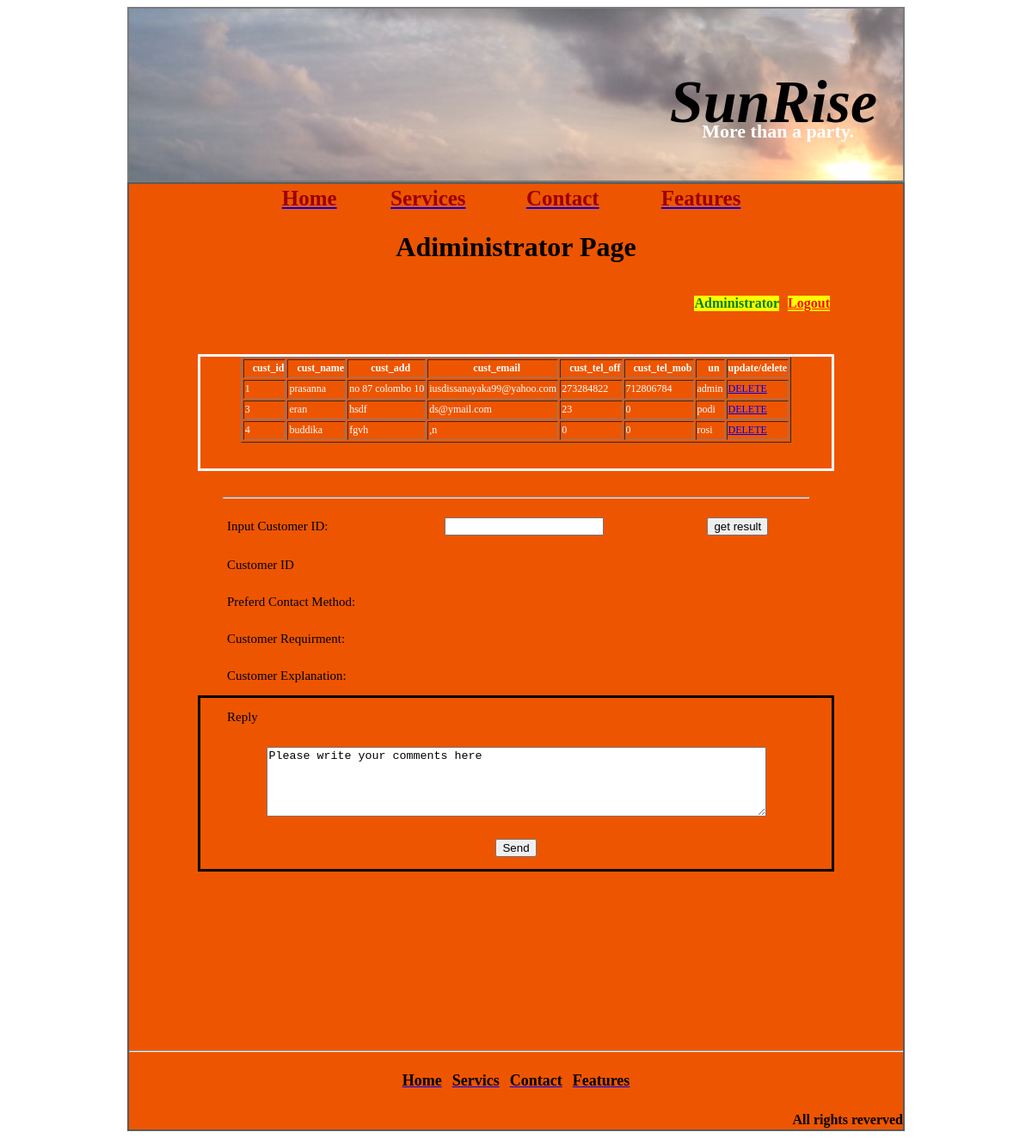
Page /admin.php (signed in) on the committed database.
### tables this page shows
CREATE TABLE IF NOT EXISTS `customers` (
  `cust_name` varchar(32) NOT NULL,
  `cust_add` varchar(32) NOT NULL,
  `cust_email` varchar(32) NOT NULL,
  `cust_tel_off` int(11) NOT NULL,
  `cust_tel_mob` int(11) NOT NULL,
  `un` varchar(32) NOT NULL,
  `pw` varchar(32) NOT NULL,
  `cust_id` int(32) NOT NULL AUTO_INCREMENT,
  `contact_method` varchar(32) NOT NULL,
  `cust_order` varchar(32) NOT NULL,
  PRIMARY KEY (`cust_id`)
);

### admin.php (the view, shortened to what this page needs)
<?php
    $user=$_SESSION["un"];
?>
<html>
<head>
    <link rel="stylesheet" type="text/css" href="style.css"/>
</head>
<body><center>
<div id="top">
    <h1>SunRise<p>More than a party.</p></h1>
</div>
<div id="background">
    <div id="content">
	<table width="600" >
    	    <tr style="font-size: 25;" >
		<td align="center"><a href="index.php"><font color="#99000"><b>Home</b></font></a></td>
	    	<td align="center"><a href="services.html"><font color="#99000"><b>Services</b></font></a></td>
    		<td align="center"><a href="contact.html"><font color="#99000"><b>Contact</b></font></a></td>
		<td align="center"><a href="help.html"><font color="#99000"><b>Features</b></font></a></p></td>
	    </tr>
	</table>
	<h1>Adiministrator Page</h1>
	<p style="float: right;margin-right: 35;font-weight: bold;font-size:30 medium;color: white; background-color:yellow;"><a href="logout.php" style="color: red">Logout</a></p><p style="float: right;margin-right: 10;font-weight: bold;font-size: medium;color: green; background-color:yellow;">Administrator</p><p style="float: right;margin-right: 70;font-weight: bold;font-size: medium;color: white;"><?php if(isset($msg)) {echo $msg;} ?></p><br/><br/>
	<br/><div style="color:white;overflow: auto;height:130px;margin: 30px;border: solid;border-color: white;">
	<?php
	$linkz=mysql_connect ("localhost","root","") or die("Sorry Didnot");
	$sql="select cust_id,cust_name,cust_add,cust_email,cust_tel_off,cust_tel_mob,un from customers";
	$result=mysql_query($sql,$linkz);
	echo "<table border='1' style='font-size:12;color:white;overflow:scroll;height:100px'>";
	echo "<tr>";
	for($fld=0;$fld<mysql_num_fields($result);$fld++){
		echo "<th>";
		echo "&nbsp;&nbsp;&nbsp;".mysql_field_name($result,$fld);
		echo "</th>";
	}
	 echo "<th>update/delete</th>";
	echo "</tr>";
	while ($row = mysql_fetch_assoc($result)) {
		echo "<tr>";
		foreach($row as $key => $value){
			echo "<td>".$row["$key"]."</td>";
		}
		if($row["un"]==$user){
		    echo "<td>"."<a href='update.php?id=".urlencode($row['cust_id'])."'>"."Update "."</a>"."</td>";
		}
		else{
		    echo "<td>"."<a href='delete.php?id=".urlencode($row['cust_id'])."'>"."DELETE "."</a>"."</td>";
		}
		echo "</tr>";
	}
	echo "</table>";
	?></div>
	<hr width="85%" />
	<div><table style="font-size: 15;" width="700px" cellpadding="12">
	    <tr><form name="id" action="" method="post">
		<td>Input Customer ID:</td>
		<td><input type="text" name="cust_id"/></td>
		<td><input name="submit1" value="get result" type="submit"></td>
	    </tr>
	    <tr<hr>
		<td>Customer ID</td>
		<td><?php if(isset($a1)){ echo $a1; } ?></td>
	    <tr>
		<td>Preferd Contact Method:</td>
		<td colspan="2"><?php if(isset($a2)){ echo $a2["contact_method"];} ?></td>
	    </tr>
	    <tr>
		<td>Customer Requirment:</td>
		<td colspan="2"><?php if(isset($a3)){ echo $a3["cust_order"];} ?></td>
	    </tr>
	    <tr>
		<td>Customer Explanation:</td>
		<td colspan="2"><?php if(isset($a4)){echo $a4["cust_com"];}?></td>
	    </tr>
	   </form></table></div>
	   <div style="border: solid;margin-left: 30px;margin-right: 30px;"><table style="font-size: 15;" width="700px" cellpadding="12"><form name="form2" method="post" action="">
	    <tr>
		<td>Reply</td>
	    </tr>
	    <tr>
		<td colspan="2"><center><textarea name="reply" rows="5" cols="70">Please write your comments here</textarea></center></td>
    	    </tr>
	    <tr>
		<td colspan="3"><center><input name="submit2" type="submit" value="Send"></center></td>
	    </tr>
	</form></table></div></div>
    <div id="footer">
	<hr /><br/>
	<p align=center>
	    <a href="index.php"><font color="black" size="4px">Home</font></a>&nbsp;&nbsp;
	    <a href="services.html"><font color="black" size="4px">Servics</font></a>&nbsp;&nbsp;
	    <a href="contact.html"><font color="black" size="4px">Contact</font></a>&nbsp;&nbsp;
	    <a href="help.html"><font color="black" size="4px">Features</font></a></p>&nbsp;&nbsp;
	<p align="right"><font size="3px">All rights reverved</font></p>
    </div>
</div>
</center></body>
</html>

### style.css (style rules this page uses)
#background { border:solid;border-width:2px;border-color:#5B5B5B; height:1100px;width:900px; background-color:#ee5500; }
#top { height:200px;width:900px;border:solid;border-width:2px;border-color:#7B7B7B; background-image: url(Images/Background/header.jpg); }
#top h1 { color:black;margin-top: 100;line-height: 0.25;margin-right: 30;text-align: right;font-family:Lucida Handwriting;font-size: 70px;font-style: italic; }
#top h1 p { color:white;margin-right: 27;text-align: right;font-family:times new romen;font-size: 22px;font-style: normal; }
#content { margin-left: 10px;margin-right: 10px;height:1000px;width:800px; }
#footer { font-weight: bolder;height:100px;width:900px;line-height: 0.4; }

### rows in the picture
customers: cust_id "1", cust_name "prasanna", cust_add "no 87 colombo 10", cust_email "iusdissanayaka99@yahoo.com", cust_tel_off "273284822", cust_tel_mob "712806784", un "admin"
customers: cust_id "3", cust_name "eran", cust_add "hsdf", cust_email "ds@ymail.com", cust_tel_off "23", cust_tel_mob "0", un "podi"
customers: cust_id "4", cust_name "buddika", cust_add "fgvh", cust_email ",n", cust_tel_off "0", cust_tel_mob "0", un "rosi"

### other values in the picture
mysql_field_name($result,$fld) "cust_id"
mysql_field_name($result,$fld) "cust_name"
mysql_field_name($result,$fld) "cust_add"
mysql_field_name($result,$fld) "cust_email"
mysql_field_name($result,$fld) "cust_tel_off"
mysql_field_name($result,$fld) "cust_tel_mob"
mysql_field_name($result,$fld) "un"
